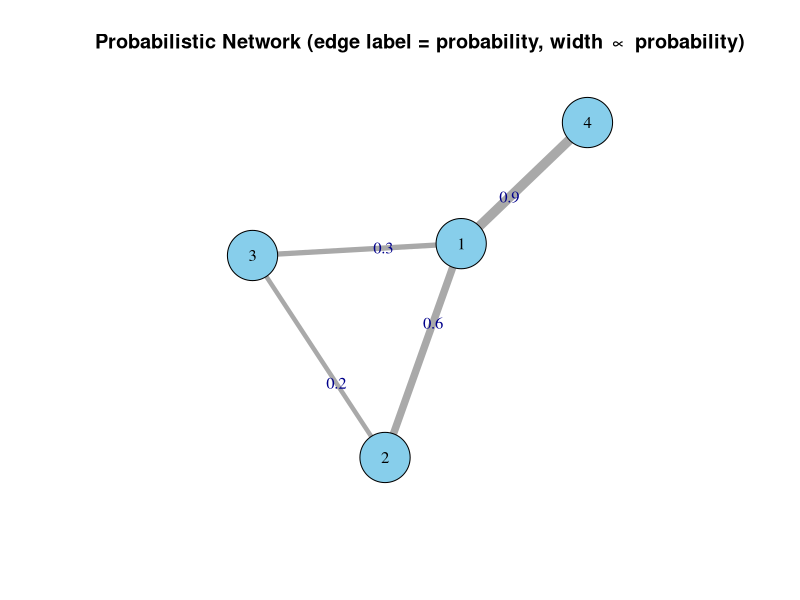

Write R code to recreate this figure.
# Consider the network at http://www.networkatlas.eu/exercises/
# 28/1/data.txt. This is an undirected probabilistic network with
# four columns: the two connected nodes, the probability of the edge
# existing and the probability of the edge non existing. Generate all
# of its possible worlds, together with their probability of existing.
# (Note, you can ignore the fourth column for this exercise)

library(here)
library(igraph)

#Reading the data
edges <- read.table("data.txt", header=FALSE)
colnames(edges) <- c("node1", "node2", "p_exist", "p_not_exist")
edges$p_exist <- as.numeric(edges$p_exist)

n_edges <- nrow(edges)
n_worlds <- 2^n_edges

# Solution 

# Generating all possible worlds
worlds <- expand.grid(replicate(n_edges, c(0,1), simplify=FALSE))
colnames(worlds) <- paste0("edge", 1:n_edges)

# Computing probabilities and pretty print
cat("Possible worlds (edges present = 1, absent = 0) and their probabilities:\n\n")

for(i in 1:nrow(worlds)) {
  world <- as.numeric(worlds[i,])
  # For each edge, use p if present, (1-p) if absent
  probs <- ifelse(world == 1, edges$p_exist, 1 - edges$p_exist)
  prob_world <- prod(probs)
  present_edges <- paste0("[", edges$node1[world==1], "-", edges$node2[world==1], "]", collapse=" ")
  absent_edges <- paste0("[", edges$node1[world==0], "-", edges$node2[world==0], "]", collapse=" ")
  cat(sprintf(
    "World %2d: Present: %-20s  Absent: %-20s  P=%.4f\n",
    i, ifelse(present_edges=="", "(none)", present_edges),
    ifelse(absent_edges=="", "(none)", absent_edges),
    prob_world
  ))
}

################################################################################
# Optional

# Plotting the probabilistic network with edge widths proportional to probability
g <- graph_from_data_frame(edges[,1:2], directed=FALSE)
E(g)$weight <- edges$p_exist
E(g)$label <- round(edges$p_exist, 2)

set.seed(1)
plot(
  g,
  edge.width = 3 + 7*E(g)$weight,
  edge.label = E(g)$label,
  edge.color = "darkgray",
  vertex.size = 30,
  vertex.label.color = "black",
  vertex.color = "skyblue",
  main = "Probabilistic Network (edge label = probability, width ∝ probability)"
)
################################################################################
